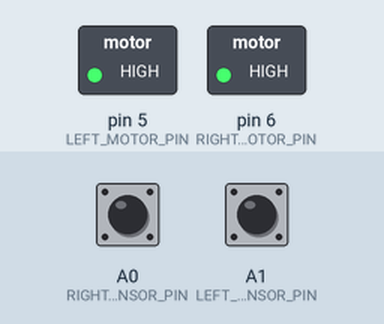
Bench run of a sketch on a simulated Arduino Uno, built with avr-gcc and run on an emulated ATmega328P. Parts: switched loads named in the sketch (green lamp = pin HIGH). The test bench sets the inputs (shaded band); at power-on: A0 (RIGHT_SENSOR_PIN) LOW, A1 (LEFT_SENSOR_PIN) LOW. Pins used as bus, display or sensor lines are not drawn; what the sketch prints to the serial monitor is not drawn.

Above: at 1.2 s.
1.3 s: A0 (RIGHT_SENSOR_PIN) driven HIGH
2.9 s: A1 (LEFT_SENSOR_PIN) driven HIGH
5.9 s: A0 (RIGHT_SENSOR_PIN) driven LOW
7.5 s: A1 (LEFT_SENSOR_PIN) driven LOW
10.5 s: A0 (RIGHT_SENSOR_PIN) pulsed HIGH 2 times (0.12 s each, 0.3 s apart)
14.1 s: A1 (LEFT_SENSOR_PIN) pulsed HIGH 5 times (0.12 s each, 0.3 s apart)
Timing chart, 0 to 17.1 s (numbered marks = the images above; inputs shaded):
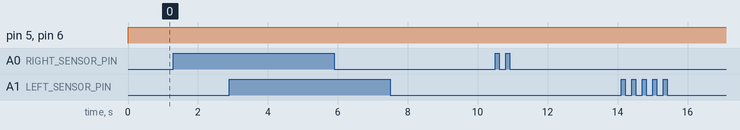

The sketch:

LineFollower2SensoresMiniMotor.ino
```cpp
#define LEFT_SENSOR_PIN A1
#define RIGHT_SENSOR_PIN A0

#define LEFT_MOTOR_PIN 5  //PORTA PWM
#define RIGHT_MOTOR_PIN 6 //PORTA PWM

#define MOTOR_SPEED 255

#define POWER1_PIN 2
#define POWER2_PIN 3

void LEFT (void);
void RIGHT(void);
void STOP (void);

int Left, Right = 0;

 short left_sensor;
 short right_sensor;

void setup()
{
  pinMode(LEFT_MOTOR_PIN,OUTPUT);
  pinMode(RIGHT_MOTOR_PIN,OUTPUT);

  pinMode(POWER1_PIN,OUTPUT);
  pinMode(POWER2_PIN,OUTPUT);

  digitalWrite(POWER1_PIN,HIGH);
  digitalWrite(POWER1_PIN,HIGH);

  pinMode(LEFT_SENSOR_PIN,INPUT);
  pinMode(RIGHT_SENSOR_PIN,INPUT);

  Serial.begin(9600);
}

void readSensors() {
    left_sensor = digitalRead(LEFT_SENSOR_PIN);
    right_sensor = digitalRead(RIGHT_SENSOR_PIN);
    Serial.print(left_sensor);
    Serial.print(" - ");
    Serial.println(right_sensor);
 }


void loop()
{
  int lastDIR = 0;
  //Branco = 0, Preto = 1
  readSensors();

  readSensors();
  if (left_sensor == 1 && right_sensor == 0){
         lastDIR = 1;
  } else if (left_sensor == 0 && right_sensor == 1)  {
         lastDIR = 2;
  }

  if (lastDIR == 1) {
      RIGHT();
      Serial.print("RIGHT");
  }
  if (lastDIR == 2) {
      LEFT();
      Serial.print("LEFT");
  }
  if (lastDIR == 0) {
      FORWARD();
      Serial.print("FORWARD");
  }
}

void FORWARD() {
  analogWrite(LEFT_MOTOR_PIN,  MOTOR_SPEED);
  analogWrite(RIGHT_MOTOR_PIN, MOTOR_SPEED);
  Serial.println("FORWARD");
}


void LEFT2 (void)
{
   Serial.println("LEFT2");
   analogWrite(LEFT_MOTOR_PIN,MOTOR_SPEED);
   analogWrite(RIGHT_MOTOR_PIN,0);
}

void RIGHT2 (void)
{
   Serial.println("RIGHT2");
   analogWrite(LEFT_MOTOR_PIN,0);
   analogWrite(RIGHT_MOTOR_PIN,MOTOR_SPEED);
}

void STOP (void)
{
  analogWrite(LEFT_MOTOR_PIN,0);
  analogWrite(RIGHT_MOTOR_PIN,0);
}
```

Measured:
- after the input at 1.3 s, every drawn part: stays the same
- after the input at 2.9 s, every drawn part: stays the same
- after the input at 5.9 s, every drawn part: stays the same
- after the input at 7.5 s, every drawn part: stays the same
- after the input at 10.5 s, every drawn part: stays the same
- after the input at 14.1 s, every drawn part: stays the same
